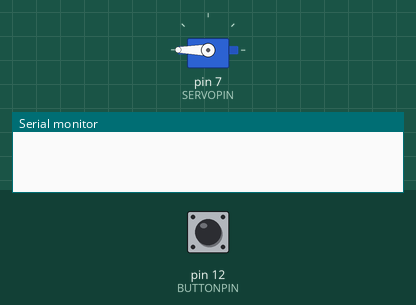
Simulated run of this sketch. Board: Arduino Uno, built with avr-gcc and run on an emulated ATmega328P. On the bench: servo, the last lines printed to the serial monitor. The inputs (shaded band) are chosen by the test bench; at power-on: pin 12 (BUTTONPIN) HIGH.

Above: at 1.2 s.
1.3 s: pin 12 (BUTTONPIN) pulled LOW for 0.15 s
At 1.51 s:
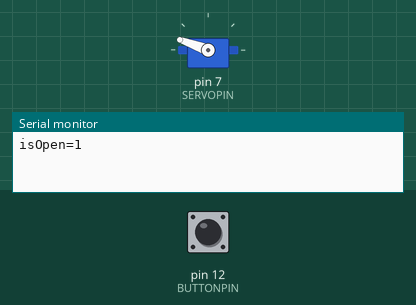
At 2.9 s:
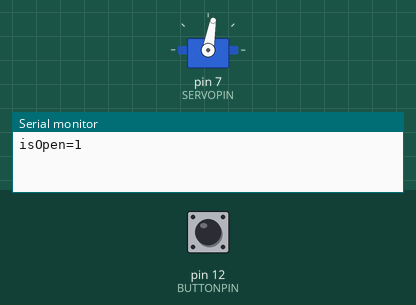
4.3 s: pin 12 (BUTTONPIN) pulled LOW for 1 s
At 4.56 s:
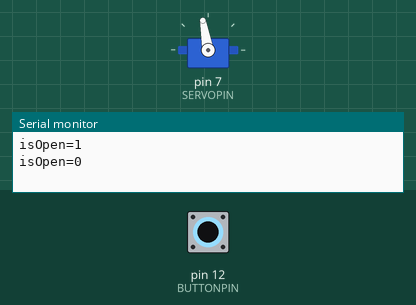
7.3 s: pin 12 (BUTTONPIN) pulled LOW for 3.2 s
Timing chart, 0 to 11.1 s (numbered marks = the images above; inputs shaded):
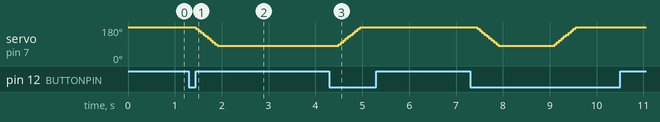

Measured:
- after the input at 1.3 s, servo on pin 7 (SERVOPIN): moves from 180° to 80° over 0.45 s, starting after 0.15 s
- after the input at 4.3 s, servo on pin 7 (SERVOPIN): moves from 80° to 180° over 0.45 s, starting after 0.20 s

The sketch:

Servo_Button.ino
```cpp
#include <Servo.h>
#define SERVOPIN 7
#define BUTTONPIN 12

Servo myservo; // 建立Servo物件，控制伺服馬達
int buttonValue = 1; // 按下: 0, 不按: 1
int isOpen = 1; // 0: 關, 1:開

void setup() {
  Serial.begin(9600);
  pinMode(BUTTONPIN, INPUT_PULLUP);
  myservo.attach(SERVOPIN); // 連接數位腳位7，伺服馬達的訊號線
  myservo.write(180); // 柵欄起始角度

}

void loop() {
  int value = digitalRead(BUTTONPIN); // 讀取 Button
  //Serial.println(value);
  delay(100);
  if (value == 1) return;
  buttonValue = value;
  if (buttonValue == 0) {
    Serial.print("isOpen=");
    Serial.println(isOpen);
    if (isOpen) {
      for (int i = 180; i >= 80; i -= 10) {
        myservo.write(i);
        delay(50);
      }
    } else {
      for (int i = 80; i <= 180; i += 10) {
        myservo.write(i);
        delay(50);
      }
    }
    isOpen = !isOpen;
  }
  delay(1000);

}
```
